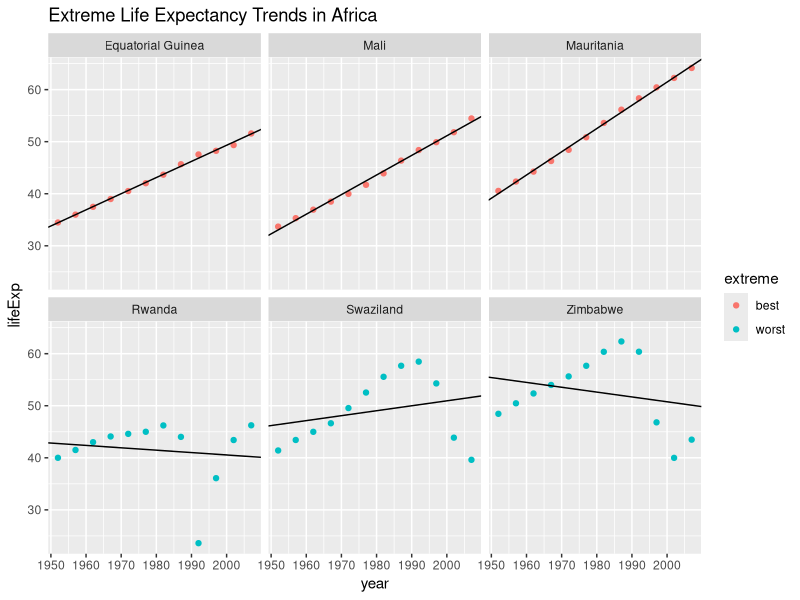
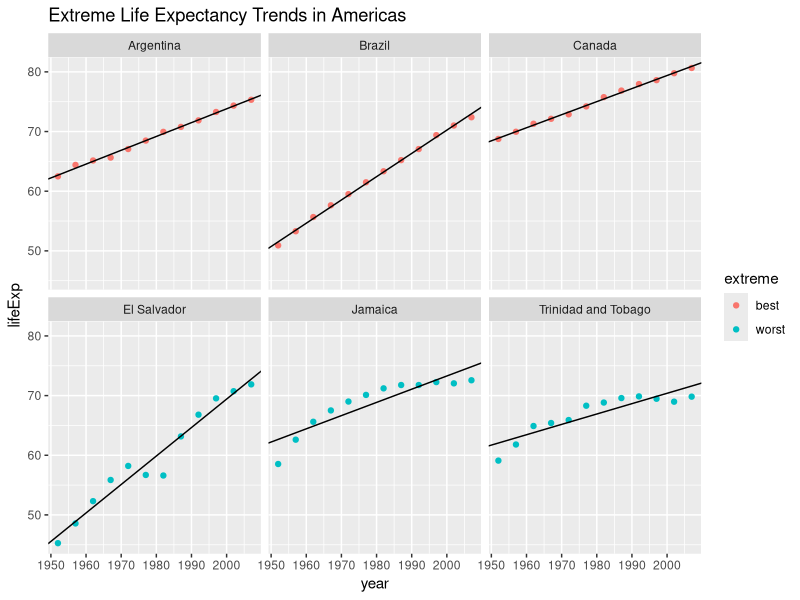
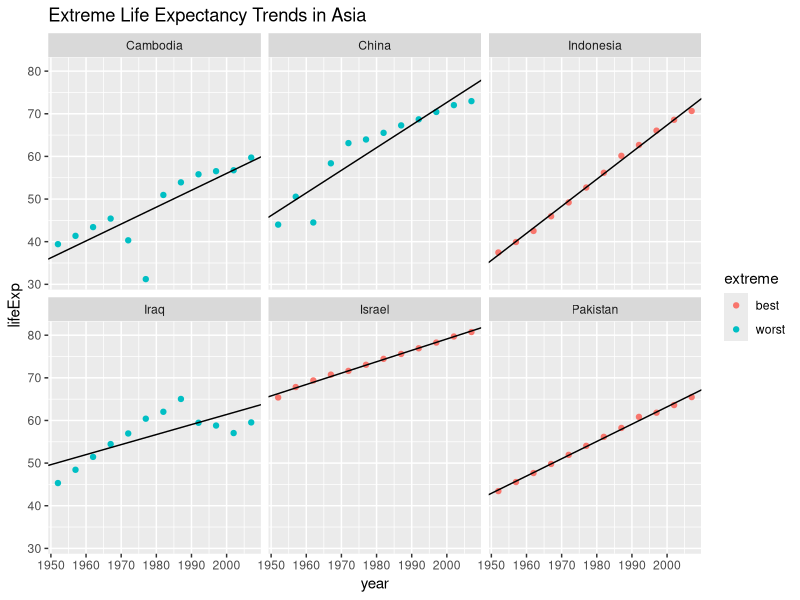
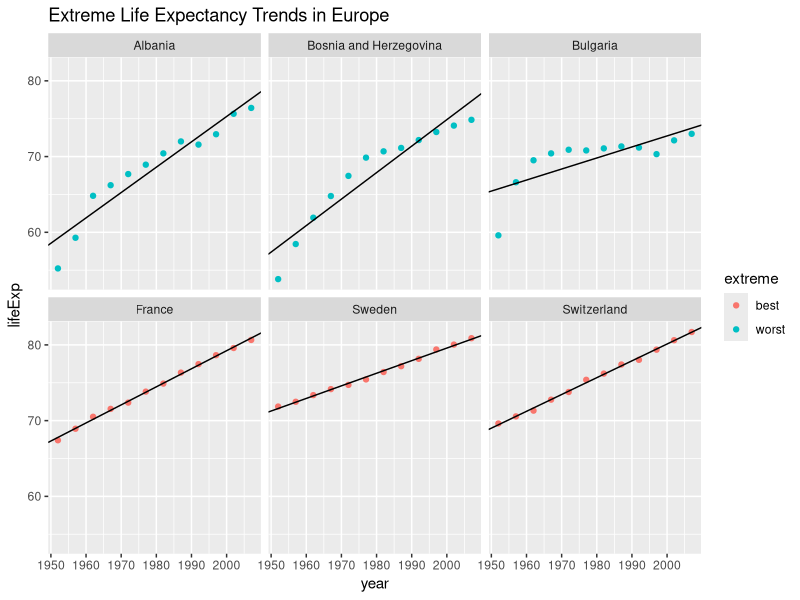
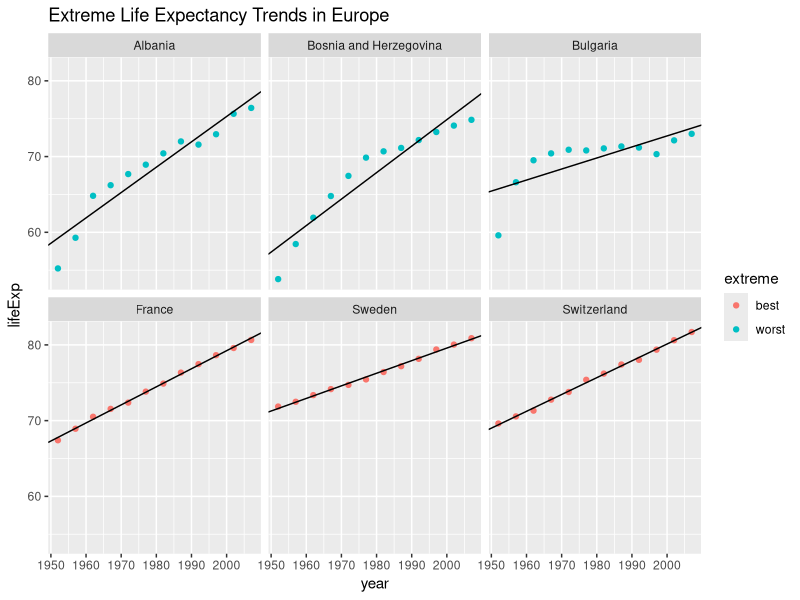
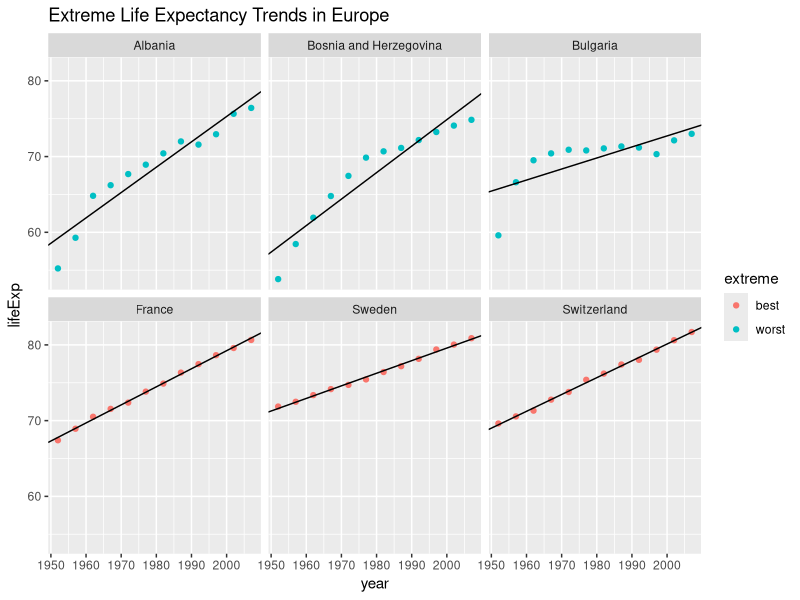
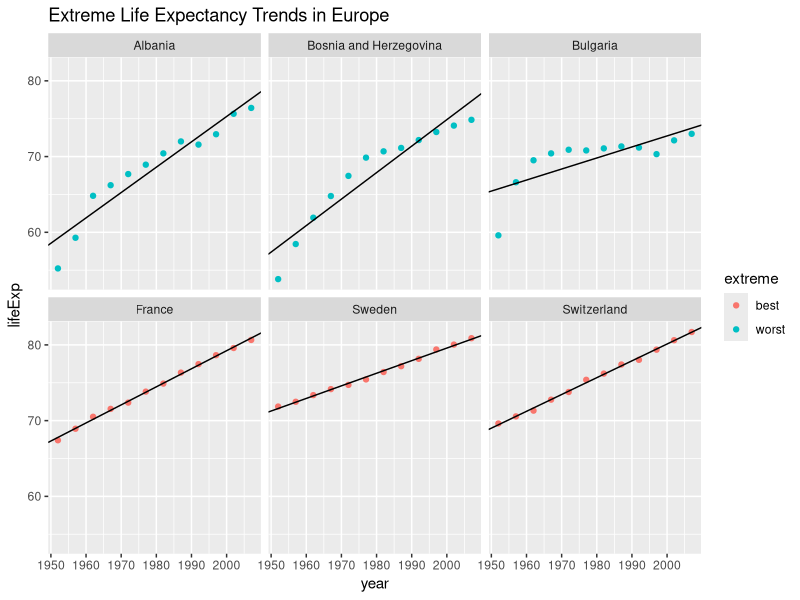

These charts were generated, in order, by the following R code:
## Examine the plotting behaviour of ggsave and png() to try and determine
## why the plot will generate when sourced and run interactively in console, but 
## not through R CMD BATCH

## Here is an illustration of the problem 
library(ggplot2)
library(plyr)

dat <- read.delim("Data/gapminder_clean.tsv")
lifeExpLM_extremes <- read.delim("Results/lifeExpLM_extremes.tsv")
yearMin <- min(dat$year)

lifeExpLM_extremesAgg <- merge(dat, lifeExpLM_extremes)
lifeExpLM_extremesAgg1 <- within(lifeExpLM_extremesAgg, country <- reorder(country, -maxResid))

## With this command sequence the first plot should generate a blank image
d_ply(lifeExpLM_extremesAgg, ~ continent, function(z){
  sContinent <- z$continent[1]
  p <- ggplot() + geom_point(data = subset(lifeExpLM_extremesAgg, continent == sContinent),
                             aes(x = year, y = lifeExp, color = extreme))
  p <- p + geom_abline(aes(intercept = int - m * yearMin, slope = m), 
                       data = subset(lifeExpLM_extremesAgg, continent == sContinent)) + 
    facet_wrap(~country) + 
    ggtitle(paste("Extreme Life Expectancy Trends in ", sContinent, sep = ""))  
  ggsave(filename = paste("res_extremeLifeExpectancy_",sContinent,".png", sep = ""), 
         plot = p, path = "Figures/Debug", width = 14.4, height = 10.9)
})

## Strange! This is a different resut than the same set of commands in an earlier file. 
## The only difference is the input data, where in the first file it was been sorted on a levels
## basis, however here there is no sorting. Levels and factors are evil. This still does not
## provide an answer for why in-console or console sourcing the other file works, whereas 
## R CMD BATCH fails...on the same file! Are the levels handled differently in different 
## environments? Does RStudio not use the same environment as R base? Afterall, RStudio should
## sit ontop of the base installation. 

## I have tired to implement a reorder in the other file but that has failed as well. 
## Since I have isolated the error to some data/levels/factor issue I don't think
## it is necessary to implement a base R graphics version of these charts. 


## Test for another continent outside of the d_ply call with ggsave 
## Note: including the plot argument, and not printing the image before

sContinent <- "Europe"

p <- ggplot() + geom_point(data = subset(lifeExpLM_extremesAgg, continent == sContinent),
                           aes(x = year, y = lifeExp, color = extreme))
p <- p + geom_abline(aes(intercept = int - m * yearMin, slope = m), 
                     data = subset(lifeExpLM_extremesAgg, continent == sContinent)) + 
  facet_wrap(~country) + 
  ggtitle(paste("Extreme Life Expectancy Trends in ", sContinent, sep = ""))  

ggsave(filename = paste("res_extremeLifeExpectancy_ggsave_noLoop",sContinent,".png", sep = ""), 
       plot = p, path = "Figures/Debug", width = 14.4, height = 10.9)

## Try with png

png(filename = paste("Figures/Debug/res_extremeLifeExpectancy_pngSaveOnlyPrint_noLoop",
                     sContinent,".png", sep = ""))  
print(p)
dev.off()

## Try with png, create the ggplot within the png call

png(filename = paste("Figures/Debug/res_extremeLifeExpectancy_pngGenerateInPNG_noLoop",
                     sContinent,".png", sep = ""))  
p <- ggplot() + geom_point(data = subset(lifeExpLM_extremesAgg, continent == sContinent),
                           aes(x = year, y = lifeExp, color = extreme))
p <- p + geom_abline(aes(intercept = int - m * yearMin, slope = m), 
                     data = subset(lifeExpLM_extremesAgg, continent == sContinent)) + 
  facet_wrap(~country) + 
  ggtitle(paste("Extreme Life Expectancy Trends in ", sContinent, sep = ""))  
print(p)
dev.off()



